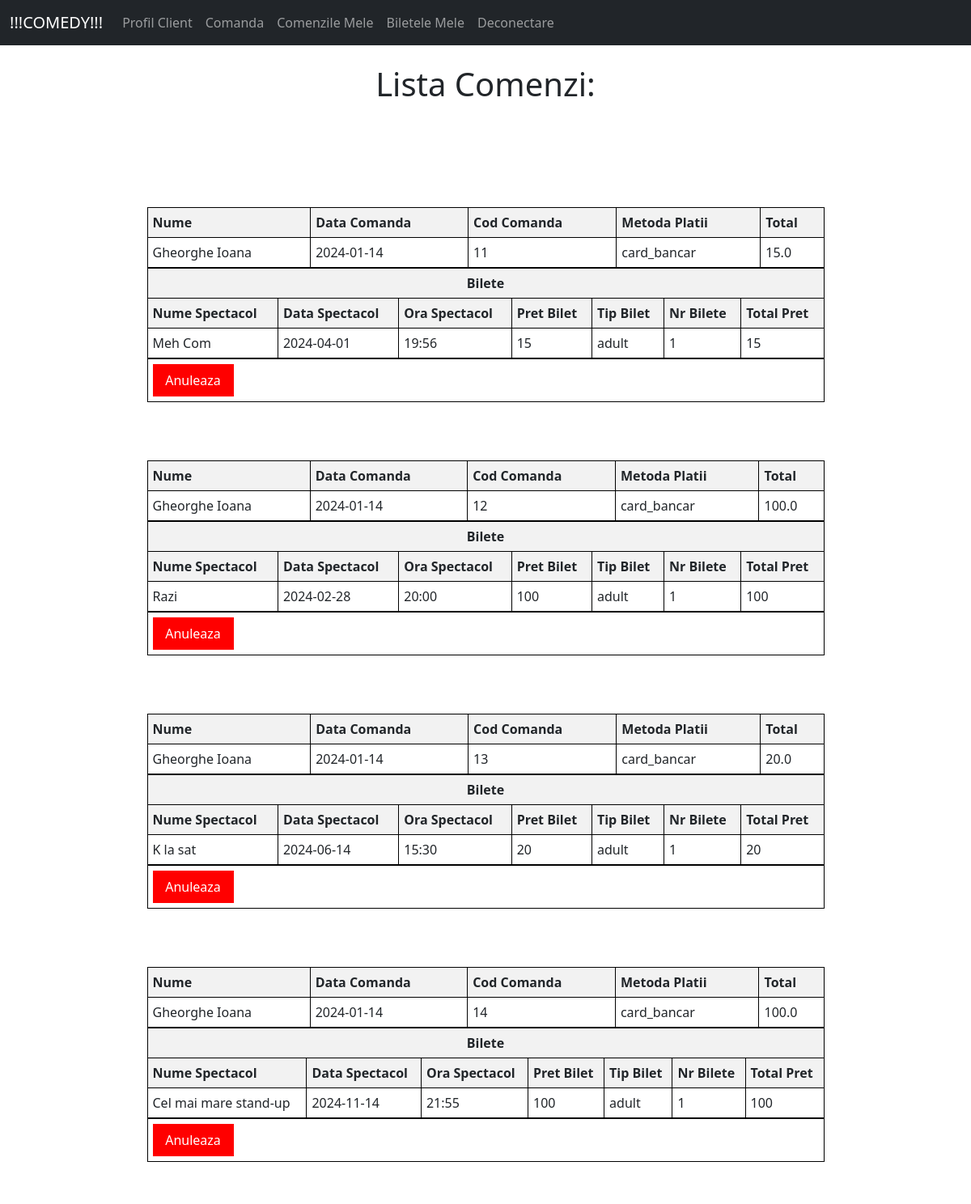
Page /comenzi (signed in) on the committed database.
### tables this page shows
CREATE TABLE Comanda(
          ID_comanda INTEGER PRIMARY KEY,
            ID_client INTEGER,
            metoda_platii VARCHAR(10),
            
            total REAL,
            data_comanda Date,
            FOREIGN KEY (ID_client) REFERENCES Client(ID_client) ON DELETE CASCADE
          );

CREATE TABLE Client(
            ID_client INTEGER PRIMARY KEY AUTOINCREMENT,
            nume VARCHAR(40),
            adresa VARCHAR(200),
            telefon VARCHAR(15),
            mail VARCHAR(50),
            parola VARCHAR(50),
            card VARCHAR(50)
          );

CREATE TABLE Spectacol(
            ID_spectacol INTEGER PRIMARY KEY AUTOINCREMENT,
            nume_spectacol VARCHAR(70),
            data DATE,
            ora TIME,
            descriere_spectacol VARCHAR(70),
            ID_locatie INTEGER,
            bilete_max INTEGER,
            pret_bilet INTEGER,
            FOREIGN KEY (ID_locatie) REFERENCES Locatie(ID_locatie) ON DELETE CASCADE
        );

### app.py (the view)
@app.route('/comenzi', methods=['GET', 'POST'])
def client_comenzi():
    if (session["logat"] != 1):
        return redirect('/')
    conn = sqlite3.connect('database.db')
    cursor = conn.cursor()
    cursor.execute("""SELECT c.ID_comanda, c.metoda_platii, c.total, c.data_comanda, cl.nume
                   FROM Comanda c INNER JOIN Client cl ON c.ID_client = cl.ID_client
                   WHERE c.ID_client = '{}'
    """.format(session["detalii_cont_curent"][0]))
    comenzi=cursor.fetchall()
    lista_comenzi=[]
    for comanda in comenzi:
        cursor.execute("""SELECT s.nume_spectacol, s.data, s.ora, COUNT(s.ID_spectacol), b.tip_bilet, SUM(s.pret_bilet), s.pret_bilet
                        FROM Spectacol s INNER JOIN Bilete b ON s.ID_spectacol = b.ID_spectacol
                        INNER JOIN Comanda c ON c.ID_comanda = b.ID_comanda
                        WHERE c.ID_comanda ='{}'
                        GROUP BY s.ID_spectacol,b.tip_bilet
  """.format(comanda[0]))
        grup_bilete=cursor.fetchall()
        lista_comenzi.append((comanda,grup_bilete))
    return render_template("client_comenzi.html",lista_comenzi=lista_comenzi)

### templates/client_comenzi.html (shortened to what this page needs)
{% extends 'base_client.html' %}
{% block content %}
<center>
    <div class= "container">
<h1>Lista Comenzi:</h1>
    </div>
    <br>
    <br>
</center>
<br><br><br>
<center>
{% for comanda in lista_comenzi %}
<table>
    <thead>
        <tr>
            <th>Nume</th>
            <th>Data Comanda</th>
            <th>Cod Comanda</th>
            <th>Metoda Platii</th>
            <th>Total</th>
        </tr>
    </thead>
    <tbody>
        <tr>
              <td>{{ comanda[0][4] }}</td>
              <td>{{ comanda[0][3] }}</td>
              <td>{{ comanda[0][0] }}</td>
              <td>{{ comanda[0][1] }}</td>
              <td>{{ comanda[0][2] }}</td>
        </tr>
    </tbody>
</table>
<table>
    <thead>
        <tr>
            <th colspan="7" class="center-heading">
                Bilete
            </th>
        </tr>
    </thead>
    <thead>
        <tr>
            <th>Nume Spectacol</th>
            <th>Data Spectacol</th>
            <th>Ora Spectacol</th>
            <th>Pret Bilet</th>
            <th>Tip Bilet</th>
            <th>Nr Bilete</th>
            <th>Total Pret</th>
        </tr>
    </thead>
    <tbody>
        {% for bilet in comanda[1] %}
            <tr>
              <td>{{ bilet[0] }}</td>
              <td>{{ bilet[1] }}</td>
              <td>{{ bilet[2] }}</td>
              {% if bilet[4] == "adult" %}
              <td>{{ bilet[6] }}</td>
              {% else %}
              <td>{{ bilet[6] / 2 }}</td>
              {% endif %}
              <td>{{ bilet[4] }}</td>
              <td>{{ bilet[3] }}</td>
              {% if bilet[4] == "adult" %}
              <td>{{ bilet[5] }}</td>
              {% else %}
              <td>{{ bilet[5] / 2 }}</td>
              {% endif %}
            </tr>
            {% endfor %}
    </tbody>
</table>
<table>
    <tr>
        <td style="align-items: center;">
          <div class="custom-div" style="background-color: red; align-items: center;">
          <a href="/profil_client/comenzi/sterge_comanda/{{ comanda[0][0] }}">Anuleaza Comanda</a>
        </td>
    </tr>
</table>
<br>
    <br>
    <br>
{% endfor %}
</center>
    <br>
    <br>
    <br>
{% endblock %}

### templates/client_comenzi.html (style rules this page uses)
.custom-div { width: 200px; height: 50px; background-color: rgb(28, 107, 46); text-align: center; line-height: 40px; transition: background-color 0.3s; }
.custom-div a { color: #ffffff; text-decoration: none; }
table { border-collapse: collapse; width: 75%; }
th, td { border: 1px solid black; padding: 6px; text-align: left; }
th { background-color: #f2f2f2; }
.custom-div { width: 100px; height: 40px; background-color: rgb(28, 107, 46); text-align: center; line-height: 40px; transition: background-color 0.3s; }
.center-heading { text-align: center; }

### rows in the picture
Comanda: nume "Gheorghe Ioana", data_comanda "2024-01-14", ID_comanda "11", metoda_platii "card_bancar", total "15.0"
Spectacol: nume_spectacol "Meh Com", data "2024-04-01", ora "19:56", pret_bilet "15", bilet "adult", bilet "1"
Comanda: nume "Gheorghe Ioana", data_comanda "2024-01-14", ID_comanda "12", metoda_platii "card_bancar", total "100.0"
Spectacol: nume_spectacol "Razi", data "2024-02-28", ora "20:00", pret_bilet "100", bilet "adult", bilet "1"
Comanda: nume "Gheorghe Ioana", data_comanda "2024-01-14", ID_comanda "13", metoda_platii "card_bancar", total "20.0"
Spectacol: nume_spectacol "K la sat", data "2024-06-14", ora "15:30", pret_bilet "20", bilet "adult", bilet "1"
Comanda: nume "Gheorghe Ioana", data_comanda "2024-01-14", ID_comanda "14", metoda_platii "card_bancar", total "100.0"
Spectacol: nume_spectacol "Cel mai mare stand-up", data "2024-11-14", ora "21:55", pret_bilet "100", bilet "adult", ID_locatie "1"
